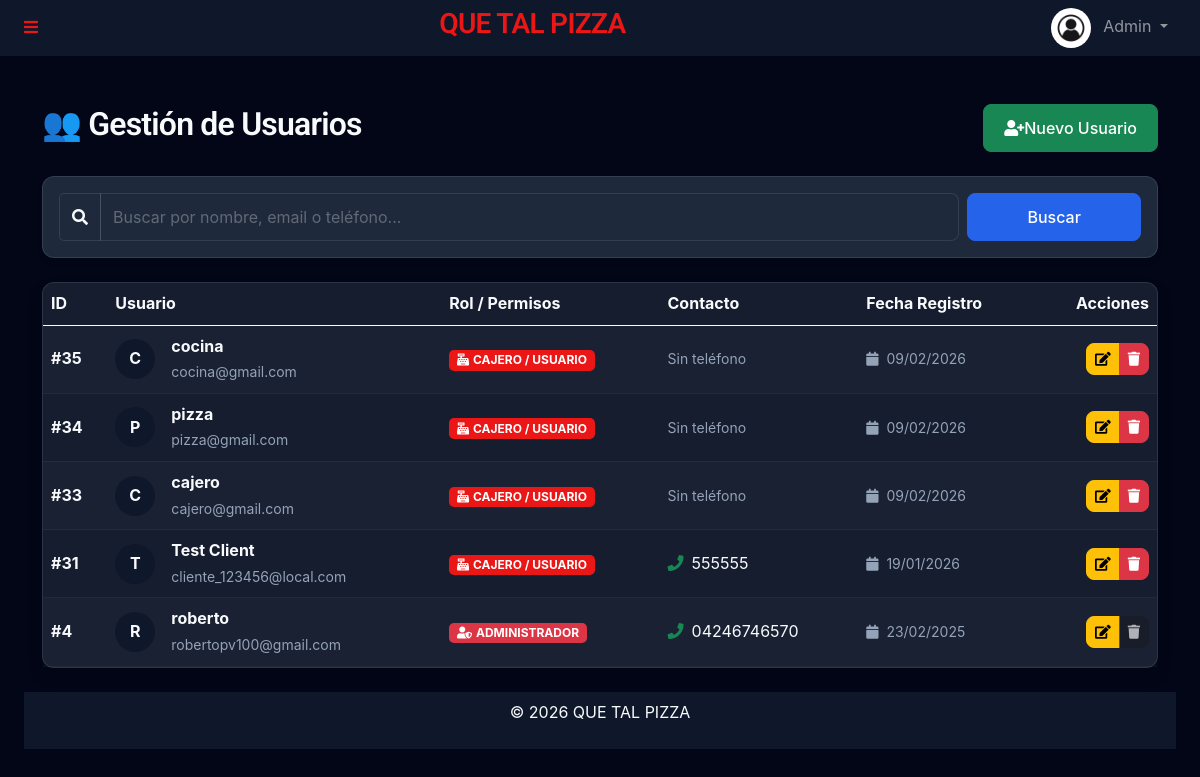
The app's page /admin/usuarios.php (signed in), older data.
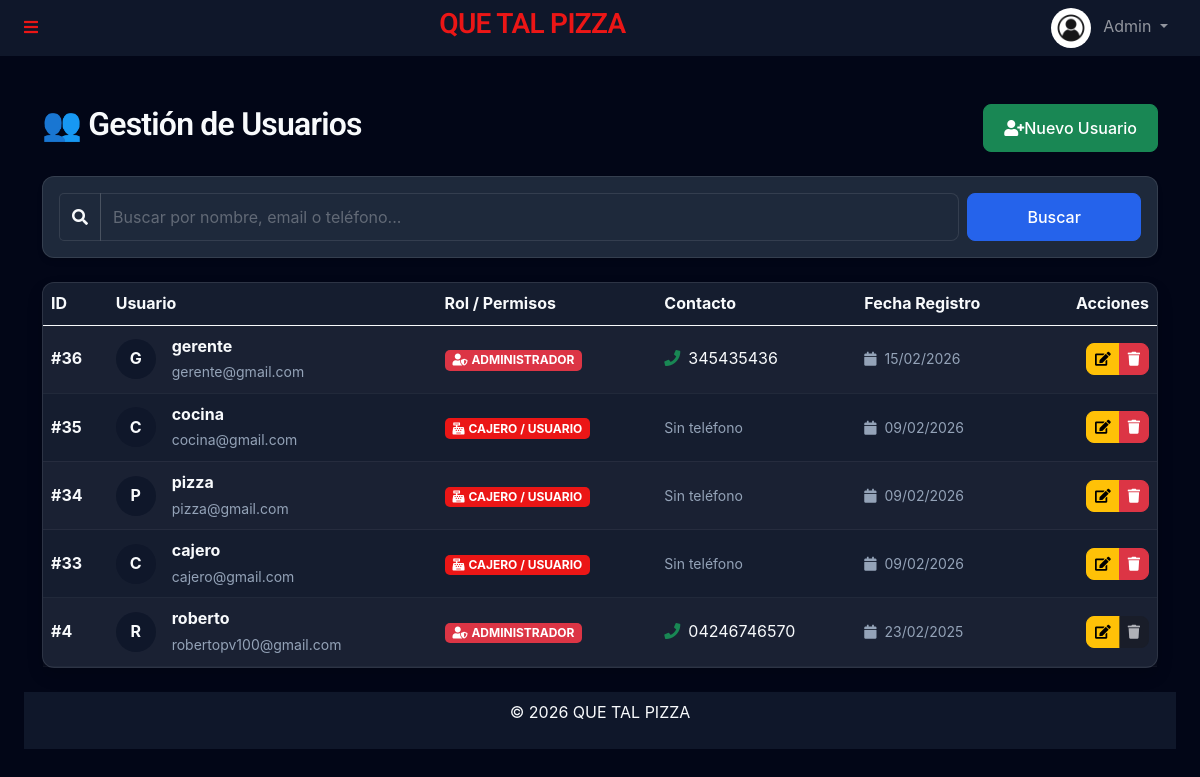
The same page, newer data.
### tables this page shows
CREATE TABLE `users` (
  `id` int(11) NOT NULL,
  `name` varchar(100) NOT NULL,
  `email` varchar(150) NOT NULL,
  `password` varchar(255) NOT NULL,
  `phone` varchar(20) NOT NULL,
  `document_id` varchar(50) NOT NULL,
  `address` text NOT NULL,
  `role` enum('admin','user') NOT NULL DEFAULT 'user',
  `profile_pic` varchar(255) DEFAULT 'default.jpg',
  `balance` decimal(10,2) DEFAULT 0.00,
  `salary_amount` decimal(20,6) NOT NULL DEFAULT 0.000000,
  `salary_frequency` enum('weekly','biweekly','monthly') NOT NULL DEFAULT 'monthly',
  `job_role` enum('manager','kitchen','cashier','delivery','other') NOT NULL DEFAULT 'other',
  `reset_token` varchar(255) DEFAULT NULL,
  `token_expiry` datetime DEFAULT NULL,
  `created_at` timestamp NULL DEFAULT current_timestamp(),
  `updated_at` timestamp NULL DEFAULT current_timestamp() ON UPDATE current_timestamp()
);

### templates/autoload.php (called while the page is built, shortened)
<?php
require_once __DIR__ . '/../funciones/UserManager.php';
$userManager = new UserManager($db);

### funciones/UserManager.php (called while the page is built, shortened)
<?php
class UserManager
{
    private $db;
    public function __construct($db = null)
    {
        if ($db) {
            $this->db = $db;
        } else {
            $this->db = Database::getConnection();
        }
    }
    public function searchUsers($query = '')
    {
        $sql = "SELECT id, name, email, phone, role, created_at FROM users";
        $params = [];
        $sql .= " ORDER BY created_at DESC";
        $stmt = $this->db->prepare($sql);
        $stmt->execute($params);
        return $stmt->fetchAll(PDO::FETCH_ASSOC);
    }
}

### admin/usuarios.php (the view, shortened to what the changed rows need)
<?php
require_once '../templates/autoload.php';
require_once '../templates/header.php';
$search = $_GET['search'] ?? '';
$usuarios = $userManager->searchUsers($search);
?>
<div class="container mt-5">
    <div class="d-flex justify-content-between align-items-center mb-4">
        <h2>👥 Gestión de Usuarios</h2>
    </div>
    <div class="card shadow">
        <div class="card-body p-0">
            <div class="table-responsive">
                <table class="table table-striped table-hover mb-0 align-middle">
                    <thead class="table-dark">
                        <tr>
                            <th>ID</th>
                            <th>Usuario</th>
                            <th>Rol / Permisos</th>
                            <th>Contacto</th>
                            <th>Fecha Registro</th>
                            <th class="text-end">Acciones</th>
                        </tr>
                    </thead>
                    <tbody>
                        <?php foreach ($usuarios as $usuario): ?>
                            <?php
                            $roleBadge = match ($usuario['role']) {
                                'admin' => '<span class="badge bg-danger"><i class="fa fa-user-shield me-1"></i>ADMINISTRADOR</span>',
                                'user' => '<span class="badge bg-primary"><i class="fa fa-cash-register me-1"></i>CAJERO / USUARIO</span>',
                                default => '<span class="badge bg-secondary">INVITADO</span>'
                            };
                            $initial = strtoupper(substr($usuario['name'], 0, 1));
                            ?>
                            <tr>
                                <td class="fw-bold text-muted">#<?= $usuario['id'] ?></td>
                                <td>
                                    <div class="d-flex align-items-center">
                                        <div class="bg-secondary text-white rounded-circle d-flex align-items-center justify-content-center me-3"
                                            style="width: 40px; height: 40px; font-weight: bold;">
                                            <?= $initial ?>
                                        </div>
                                        <div>
                                            <span class="fw-bold"><?= htmlspecialchars($usuario['name']) ?></span><br>
                                            <small class="text-muted"><?= htmlspecialchars($usuario['email']) ?></small>
                                        </div>
                                    </div>
                                </td>
                                <td><?= $roleBadge ?></td>
                                <td>
                                    <?php if (!empty($usuario['phone'])): ?>
                                        <i class="fa fa-phone text-success me-2"></i><?= htmlspecialchars($usuario['phone']) ?>
                                    <?php else: ?>
                                        <span class="text-muted small">Sin teléfono</span>
                                    <?php endif; ?>
                                </td>
                                <td>
                                    <small class="text-muted">
                                        <i class="fa fa-calendar me-1"></i>
                                        <?= date('d/m/Y', strtotime($usuario['created_at'])) ?>
                                    </small>
                                </td>
                                <td class="text-end">
                                    <div class="btn-group">
                                        <a href="editar_usuario.php?id=<?= $usuario['id'] ?>" class="btn btn-sm btn-warning"
                                            title="Editar">
                                            <i class="fa fa-edit"></i>
                                        </a>
                                        <?php if ($usuario['id'] != $_SESSION['user_id']): ?>
                                            <a href="eliminar_usuario.php?id=<?= $usuario['id'] ?>"
                                                class="btn btn-sm btn-danger" title="Eliminar"
                                                onclick="return confirm('¿Estás seguro de eliminar a este usuario?');">
                                                <i class="fa fa-trash"></i>
                                            </a>
                                        <?php else: ?>
                                            <button class="btn btn-sm btn-secondary" disabled
                                                title="No puedes borrarte a ti mismo"><i class="fa fa-trash"></i></button>
                                        <?php endif; ?>
                                    </div>
                                </td>
                            </tr>
                        <?php endforeach; ?>
                    </tbody>
                </table>
            </div>
        </div>
    </div>
</div>
<?php require_once '../templates/footer.php'; ?>

Row changes from the older to the newer data that the page shows:
removed users: id "31", name "T", name "Test Client", email "cliente_123456@local.com", role "CAJERO / USUARIO", phone "555555", created_at "19/01/2026"
added users: id "36", name "G", name "gerente", email "gerente@gmail.com", role "ADMINISTRADOR", phone "345435436", created_at "15/02/2026"
